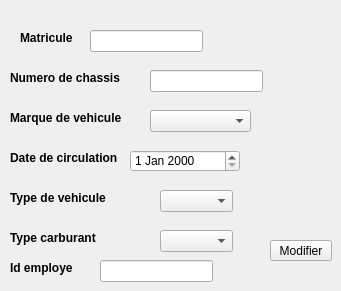
      <widget class="QWidget" name="tab_6">
       <attribute name="title">
        <string>Modifier</string>
       </attribute>
       <widget class="QLabel" name="label_27">
        <property name="geometry">
         <rect>
          <x>20</x>
          <y>30</y>
          <width>151</width>
          <height>16</height>
         </rect>
        </property>
        <property name="text">
         <string>&lt;html&gt;&lt;head/&gt;&lt;body&gt;&lt;p&gt;&lt;span style=&quot; font-weight:600;&quot;&gt;Matricule&lt;/span&gt;&lt;/p&gt;&lt;/body&gt;&lt;/html&gt;</string>
        </property>
       </widget>
       <widget class="QLineEdit" name="Matricule_2">
        <property name="geometry">
         <rect>
          <x>90</x>
          <y>30</y>
          <width>113</width>
          <height>22</height>
         </rect>
        </property>
       </widget>
       <widget class="QLabel" name="label_28">
        <property name="geometry">
         <rect>
          <x>10</x>
          <y>70</y>
          <width>131</width>
          <height>16</height>
         </rect>
        </property>
        <property name="text">
         <string>&lt;html&gt;&lt;head/&gt;&lt;body&gt;&lt;p&gt;&lt;span style=&quot; font-weight:600;&quot;&gt;Numero de chassis&lt;/span&gt;&lt;/p&gt;&lt;/body&gt;&lt;/html&gt;</string>
        </property>
       </widget>
       <widget class="QLineEdit" name="numerochassis_2">
        <property name="geometry">
         <rect>
          <x>150</x>
          <y>70</y>
          <width>113</width>
          <height>22</height>
         </rect>
        </property>
       </widget>
       <widget class="QLabel" name="label_29">
        <property name="geometry">
         <rect>
          <x>10</x>
          <y>110</y>
          <width>141</width>
          <height>16</height>
         </rect>
        </property>
        <property name="text">
         <string>&lt;html&gt;&lt;head/&gt;&lt;body&gt;&lt;p&gt;&lt;span style=&quot; font-weight:600;&quot;&gt;Marque de vehicule&lt;/span&gt;&lt;/p&gt;&lt;/body&gt;&lt;/html&gt;</string>
        </property>
       </widget>
       <widget class="QLabel" name="label_30">
        <property name="geometry">
         <rect>
          <x>10</x>
          <y>150</y>
          <width>111</width>
          <height>16</height>
         </rect>
        </property>
        <property name="text">
         <string>&lt;html&gt;&lt;head/&gt;&lt;body&gt;&lt;p&gt;&lt;span style=&quot; font-weight:600;&quot;&gt;Date de circulation&lt;/span&gt;&lt;/p&gt;&lt;/body&gt;&lt;/html&gt;</string>
        </property>
       </widget>
       <widget class="QDateEdit" name="datecirculation_2">
        <property name="geometry">
         <rect>
          <x>130</x>
          <y>150</y>
          <width>110</width>
          <height>22</height>
         </rect>
        </property>
       </widget>
       <widget class="QLabel" name="label_31">
        <property name="geometry">
         <rect>
          <x>10</x>
          <y>190</y>
          <width>111</width>
          <height>16</height>
         </rect>
        </property>
        <property name="text">
         <string>&lt;html&gt;&lt;head/&gt;&lt;body&gt;&lt;p&gt;&lt;span style=&quot; font-weight:600;&quot;&gt;Type de vehicule&lt;/span&gt;&lt;/p&gt;&lt;/body&gt;&lt;/html&gt;</string>
        </property>
       </widget>
       <widget class="QComboBox" name="typev_2">
        <property name="geometry">
         <rect>
          <x>160</x>
          <y>190</y>
          <width>73</width>
          <height>22</height>
         </rect>
        </property>
       </widget>
       <widget class="QLabel" name="label_32">
        <property name="geometry">
         <rect>
          <x>10</x>
          <y>230</y>
          <width>101</width>
          <height>16</height>
         </rect>
        </property>
        <property name="text">
         <string>&lt;html&gt;&lt;head/&gt;&lt;body&gt;&lt;p&gt;&lt;span style=&quot; font-weight:600;&quot;&gt;Type carburant&lt;/span&gt;&lt;/p&gt;&lt;/body&gt;&lt;/html&gt;</string>
        </property>
       </widget>
       <widget class="QComboBox" name="typecarburant_2">
        <property name="geometry">
         <rect>
          <x>160</x>
          <y>230</y>
          <width>73</width>
          <height>22</height>
         </rect>
        </property>
       </widget>
       <widget class="QLabel" name="label_33">
        <property name="geometry">
         <rect>
          <x>10</x>
          <y>260</y>
          <width>81</width>
          <height>16</height>
         </rect>
        </property>
        <property name="text">
         <string>&lt;html&gt;&lt;head/&gt;&lt;body&gt;&lt;p&gt;&lt;span style=&quot; font-weight:600;&quot;&gt;Id employe&lt;/span&gt;&lt;/p&gt;&lt;/body&gt;&lt;/html&gt;</string>
        </property>
       </widget>
       <widget class="QLineEdit" name="idemp_2">
        <property name="geometry">
         <rect>
          <x>100</x>
          <y>260</y>
          <width>113</width>
          <height>22</height>
         </rect>
        </property>
       </widget>
       <widget class="QPushButton" name="Modifier_2">
        <property name="geometry">
         <rect>
          <x>270</x>
          <y>240</y>
          <width>62</width>
          <height>21</height>
         </rect>
        </property>
        <property name="text">
         <string>Modifier</string>
        </property>
       </widget>
       <widget class="QComboBox" name="marquev_2">
        <property name="geometry">
         <rect>
          <x>150</x>
          <y>110</y>
          <width>101</width>
          <height>22</height>
         </rect>
        </property>
       </widget>
      </widget>
